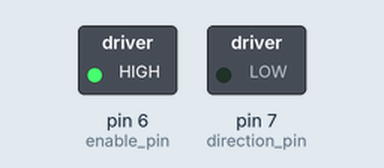
Simulated run of this sketch. Board: Arduino Uno, built with avr-gcc and run on an emulated ATmega328P. Parts: switched loads named in the sketch (green lamp = pin HIGH). Dashed ring = blinking.

Above: at 0.5 s.
Timing chart, 0 to 4.6 s (numbered marks = the images above):
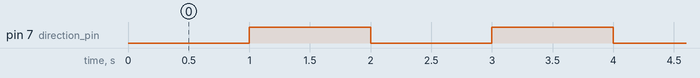

The sketch:

Testcode.ino
```cpp
//Testing the input from ir sensors


// -- linear actuator with l293 test

unsigned char direction_pin = 7; //black
unsigned char enable_pin = 6; // dark green

void setup(){
  pinMode(direction_pin, OUTPUT);
  pinMode(enable_pin, OUTPUT);
  digitalWrite(enable_pin, HIGH);

}

void loop(){
  digitalWrite(direction_pin, LOW);
  delay(1000);
  digitalWrite(direction_pin, HIGH);
  delay(1000);
}

//--- analog input read
//unsigned char inputPin = A0;
//
//
//int sensorValue = 0;
//
//void setup(){
//  Serial.begin(9600);
//}
//
//void loop(){
//  sensorValue = analogRead(inputPin);
//  Serial.print("Value: ");
//  Serial.println(sensorValue);
//  delay(1);
//}
```

Measured:
- by itself, pin 7 (direction_pin): alternates HIGH for 1.0 s and LOW for 1.0 s
